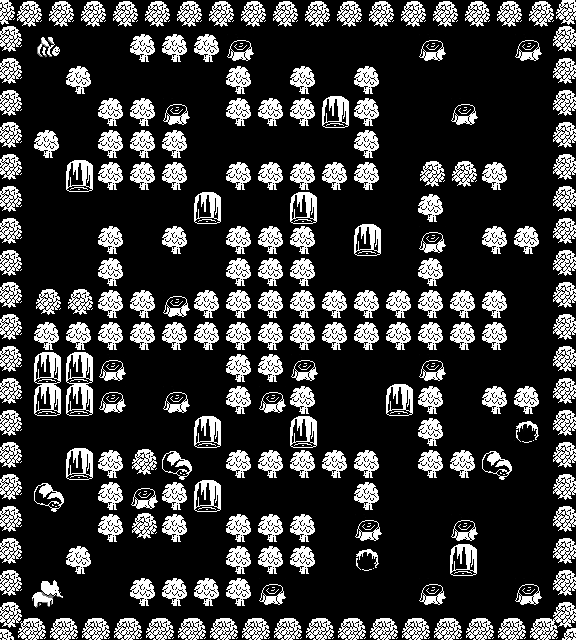

This is a level from a 2D game, rendered from its Tiled map with the project's own tilesets. A one-line summary and the complete map file follow:
An orthogonal 18x20 tile map with 32x32 px tiles, 5 tile layers (background, obstacles, movables, holes, ...).

<map version="1.0" tiledversion="1.1.5" orientation="orthogonal" renderorder="right-down" width="18" height="20" tilewidth="32" tileheight="32" infinite="0" nextobjectid="1">
 <tileset firstgid="1" source="forest.tsx" />
 <layer name="background" width="18" height="20">
  <data encoding="csv">
0,0,0,0,0,0,0,0,0,0,0,0,0,0,0,0,0,0,
0,18,18,18,0,0,0,0,18,18,18,18,18,0,18,18,0,0,
0,18,0,18,18,18,18,0,18,0,18,18,18,18,18,18,18,0,
0,18,18,0,0,0,18,0,0,0,18,0,18,18,0,18,18,0,
0,0,18,0,0,0,18,18,18,18,18,0,18,18,18,18,18,0,
0,18,18,0,0,0,18,0,0,0,0,0,18,0,0,0,18,0,
0,18,18,18,18,18,18,18,18,18,18,18,18,0,18,18,18,0,
0,18,18,0,18,0,18,0,0,0,18,18,18,0,18,0,0,0,
0,18,18,0,18,18,18,0,0,0,18,18,18,0,18,18,18,0,
0,0,0,0,0,0,0,0,0,0,0,0,0,0,0,0,18,0,
0,0,0,0,0,0,0,0,0,0,0,0,0,0,0,0,18,0,
0,0,0,0,18,18,18,0,0,0,18,18,18,0,18,18,18,18,
0,0,0,0,18,0,18,0,0,0,18,18,18,0,18,0,0,0,
0,18,18,18,18,18,18,18,18,18,18,18,18,0,18,18,18,0,
0,18,18,0,0,0,18,0,0,0,0,0,18,0,0,0,18,0,
0,0,18,0,0,0,18,18,18,18,18,0,18,18,18,18,18,0,
0,18,18,0,0,0,18,0,0,0,18,0,18,18,18,18,18,0,
0,18,0,18,18,18,18,0,18,0,18,18,18,18,18,18,18,0,
0,18,18,18,0,0,0,0,18,18,18,18,18,0,18,18,0,0,
0,0,0,0,0,0,0,0,0,0,0,0,0,0,0,0,0,0
</data>
 </layer>
 <layer name="obstacles" width="18" height="20">
  <data encoding="csv">
21,22,22,22,22,22,22,22,22,22,22,22,22,22,22,22,22,23,
20,0,0,0,17,17,17,16,0,0,0,0,0,16,0,0,16,24,
20,0,17,0,0,0,0,17,0,17,0,17,0,0,0,0,0,24,
20,0,0,17,17,16,0,17,17,17,0,17,0,0,16,0,0,24,
20,17,0,17,17,17,0,0,0,0,0,17,0,0,0,0,0,24,
20,0,0,17,17,17,0,17,17,17,17,17,0,19,19,17,0,24,
20,0,0,0,0,0,0,0,0,0,0,0,0,17,0,0,0,24,
20,0,0,17,0,17,0,17,17,17,0,0,0,16,0,17,17,24,
20,0,0,17,0,0,0,17,17,17,0,0,0,17,0,0,0,24,
20,19,19,17,17,16,17,17,17,17,17,17,17,17,17,17,0,24,
20,17,17,17,17,17,17,17,17,17,17,17,17,17,17,17,0,24,
20,49,49,16,0,0,0,17,17,16,0,0,0,16,0,0,0,24,
20,49,49,16,0,16,0,17,16,17,0,0,0,17,0,17,17,24,
20,0,0,0,0,0,0,0,0,0,0,0,0,17,0,0,0,24,
20,0,0,17,19,54,0,17,17,17,17,17,0,17,17,54,0,24,
20,54,0,17,16,17,0,0,0,0,0,17,0,0,0,0,0,24,
20,0,0,17,19,17,0,17,17,17,0,16,0,0,16,0,0,24,
20,0,17,0,0,0,0,17,17,17,0,0,0,0,0,0,0,24,
20,0,0,0,17,17,17,17,16,0,0,0,0,16,0,0,16,24,
27,26,26,26,26,26,26,26,26,26,26,26,26,26,26,26,26,25
</data>
 </layer>
 <layer name="movables" width="18" height="20">
  <data encoding="csv">
0,0,0,0,0,0,0,0,0,0,0,0,0,0,0,0,0,0,
0,0,0,0,0,0,0,0,0,0,0,0,0,0,0,0,0,0,
0,0,0,0,0,0,0,0,0,0,0,0,0,0,0,0,0,0,
0,0,0,0,0,0,0,0,0,0,49,0,0,0,0,0,0,0,
0,0,0,0,0,0,0,0,0,0,0,0,0,0,0,0,0,0,
0,0,49,0,0,0,0,0,0,0,0,0,0,0,0,0,0,0,
0,0,0,0,0,0,49,0,0,49,0,0,0,0,0,0,0,0,
0,0,0,0,0,0,0,0,0,0,0,49,0,0,0,0,0,0,
0,0,0,0,0,0,0,0,0,0,0,0,0,0,0,0,0,0,
0,0,0,0,0,0,0,0,0,0,0,0,0,0,0,0,0,0,
0,0,0,0,0,0,0,0,0,0,0,0,0,0,0,0,0,0,
0,0,0,0,0,0,0,0,0,0,0,0,0,0,0,0,0,0,
0,0,0,0,0,0,0,0,0,0,0,0,49,0,0,0,0,0,
0,0,0,0,0,0,49,0,0,49,0,0,0,0,0,0,0,0,
0,0,49,0,0,0,0,0,0,0,0,0,0,0,0,0,0,0,
0,0,0,0,0,0,49,0,0,0,0,0,0,0,0,0,0,0,
0,0,0,0,0,0,0,0,0,0,0,0,0,0,0,0,0,0,
0,0,0,0,0,0,0,0,0,0,0,0,0,0,49,0,0,0,
0,0,0,0,0,0,0,0,0,0,0,0,0,0,0,0,0,0,
0,0,0,0,0,0,0,0,0,0,0,0,0,0,0,0,0,0
</data>
 </layer>
 <layer name="holes" width="18" height="20">
  <data encoding="csv">
0,0,0,0,0,0,0,0,0,0,0,0,0,0,0,0,0,0,
0,0,0,0,0,0,0,0,0,0,0,0,0,0,0,0,0,0,
0,0,0,0,0,0,0,0,0,0,0,0,0,0,0,0,0,0,
0,0,0,0,0,0,0,0,0,0,0,0,0,0,0,0,0,0,
0,0,0,0,0,0,0,0,0,0,0,0,0,0,0,0,0,0,
0,0,0,0,0,0,0,0,0,0,0,0,0,0,0,0,0,0,
0,0,0,0,0,0,0,0,0,0,0,0,0,0,0,0,0,0,
0,0,0,0,0,0,0,0,0,0,0,0,0,0,0,0,0,0,
0,0,0,0,0,0,0,0,0,0,0,0,0,0,0,0,0,0,
0,0,0,0,0,0,0,0,0,0,0,0,0,0,0,0,0,0,
0,0,0,0,0,0,0,0,0,0,0,0,0,0,0,0,0,0,
0,0,0,0,0,0,0,0,0,0,0,0,0,0,0,0,0,0,
0,0,0,0,0,0,0,0,0,0,0,0,0,0,0,0,0,0,
0,0,0,0,0,0,0,0,0,0,0,0,0,0,0,0,28,0,
0,0,0,0,0,0,0,0,0,0,0,0,0,0,0,0,0,0,
0,0,0,0,0,0,0,0,0,0,0,0,0,0,0,0,0,0,
0,0,0,0,0,0,0,0,0,0,0,0,0,0,0,0,0,0,
0,0,0,0,0,0,0,0,0,0,0,28,0,0,0,0,0,0,
0,0,0,0,0,0,0,0,0,0,0,0,0,0,0,0,0,0,
0,0,0,0,0,0,0,0,0,0,0,0,0,0,0,0,0,0
</data>
 </layer>
 <layer name="animals" width="18" height="20">
  <data encoding="csv">
0,0,0,0,0,0,0,0,0,0,0,0,0,0,0,0,0,0,
0,2,0,0,0,0,0,0,0,0,0,0,0,0,0,0,0,0,
0,0,0,0,0,0,0,0,0,0,0,0,0,0,0,0,0,0,
0,0,0,0,0,0,0,0,0,0,0,0,0,0,0,0,0,0,
0,0,0,0,0,0,0,0,0,0,0,0,0,0,0,0,0,0,
0,0,0,0,0,0,0,0,0,0,0,0,0,0,0,0,0,0,
0,0,0,0,0,0,0,0,0,0,0,0,0,0,0,0,0,0,
0,0,0,0,0,0,0,0,0,0,0,0,0,0,0,0,0,0,
0,0,0,0,0,0,0,0,0,0,0,0,0,0,0,0,0,0,
0,0,0,0,0,0,0,0,0,0,0,0,0,0,0,0,0,0,
0,0,0,0,0,0,0,0,0,0,0,0,0,0,0,0,0,0,
0,0,0,0,0,0,0,0,0,0,0,0,0,0,0,0,0,0,
0,0,0,0,0,0,0,0,0,0,0,0,0,0,0,0,0,0,
0,0,0,0,0,0,0,0,0,0,0,0,0,0,0,0,0,0,
0,0,0,0,0,0,0,0,0,0,0,0,0,0,0,0,0,0,
0,0,0,0,0,0,0,0,0,0,0,0,0,0,0,0,0,0,
0,0,0,0,0,0,0,0,0,0,0,0,0,0,0,0,0,0,
0,0,0,0,0,0,0,0,0,0,0,0,0,0,0,0,0,0,
0,15,0,0,0,0,0,0,0,0,0,0,0,0,0,0,0,0,
0,0,0,0,0,0,0,0,0,0,0,0,0,0,0,0,0,0
</data>
 </layer>
</map>
